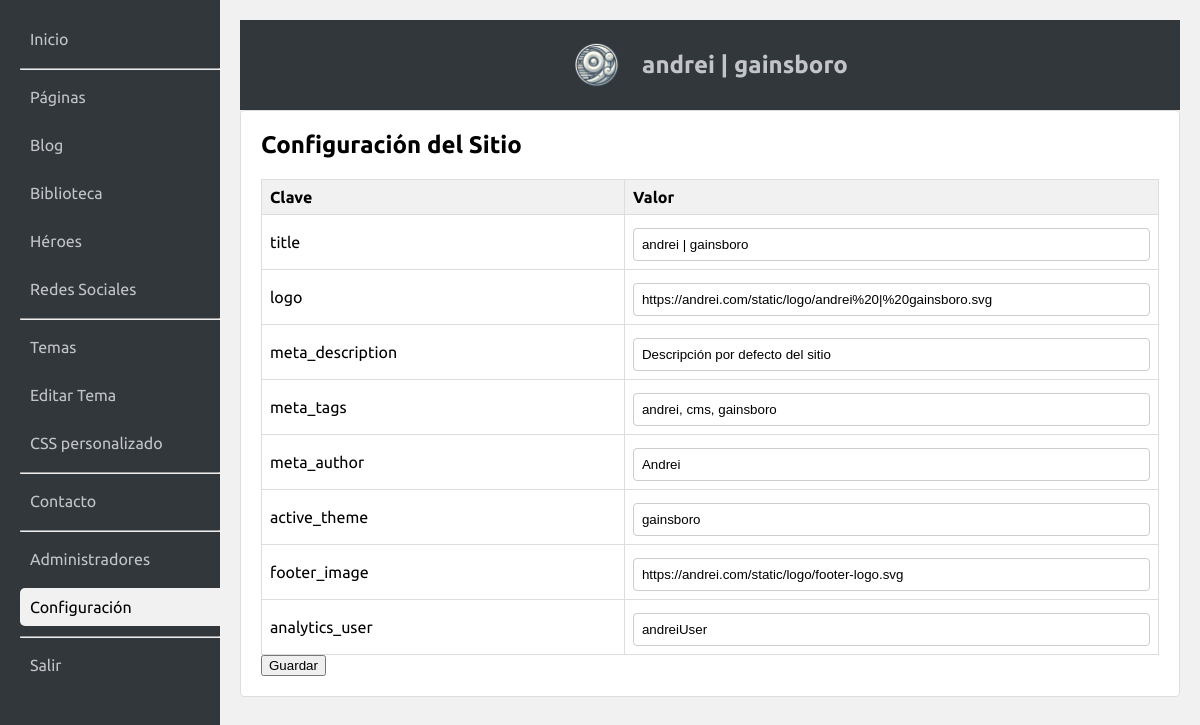
/admin/index.php?action=list_config (signed in), run on the app's committed database.
### tables this page shows
CREATE TABLE config (
    id INTEGER PRIMARY KEY AUTOINCREMENT,
    key TEXT UNIQUE NOT NULL,
    value TEXT NOT NULL
);

### admin/index.php (called while the page is built, shortened)
<?php
require_once 'admin.php';

### admin/funciones/accionactual.php (called while the page is built)
<?php
	function accionActual($accion1, $accion2) {
    return ($accion1 == $accion2) ? ' class="active" ' : '';
}
?>

### admin/acciones/listarconfiguracion.php (the view)
<?php
	if (isset($_POST['save_config'])) {
            foreach ($_POST['config'] as $k => $v) {
                $st = $db->prepare("UPDATE config SET value = :val WHERE key = :key");
                $st->bindValue(':val', $v, SQLITE3_TEXT);
                $st->bindValue(':key', $k, SQLITE3_TEXT);
                $st->execute();
            }
            $message = "<p class='success'>Configuración actualizada.</p>";
        } else {
            $message = '';
        }
        $configs = $db->query("SELECT * FROM config ORDER BY id ASC");
        $html = "<h2>Configuración del Sitio</h2>
                 $message
                 <form method='post'>
                 <table class='admin-table'>
                 <tr><th>Clave</th><th>Valor</th></tr>";
        while ($row = $configs->fetchArray(SQLITE3_ASSOC)) {
            $key = htmlspecialchars($row['key']);
            $val = htmlspecialchars($row['value']);
            $html .= "<tr>
                        <td>$key</td>
                        <td><input type='text' name='config[$key]' value='$val'></td>
                      </tr>";
        }
        $html .= "</table>
                  <button type='submit' name='save_config'>Guardar</button>
                  </form>";
        renderAdmin($html);
?>

### admin/admin.php (shortened to what this page needs)
<?php
include "inc/inicializarbasededatos.php";
include "funciones/accionactual.php";
function renderAdmin($content, $showNav = true) {
    echo "<!DOCTYPE html>
<html>
<head>
    <meta charset='utf-8'>
    <title>andrei | gainsboro</title>
    <link rel='stylesheet' href='admin.css'>
    <link rel='stylesheet' href='https://jocarsa.github.io/jocarsa-lightslateblue/jocarsa%20|%20lightslateblue.css'>
</head>
<body>
<div id='admin-container'>";
    if ($showNav) {
        echo "<div id='admin-sidebar'>
            <nav>
                <a href='?action=dashboard'" . accionActual($_GET['action'] ?? '', 'dashboard') . ">Inicio</a>
                <hr>
                <a href='?action=list_pages'" . accionActual($_GET['action'] ?? '', 'list_pages') . ">Páginas</a>
                <a href='?action=list_blog'" . accionActual($_GET['action'] ?? '', 'list_blog') . ">Blog</a>
                <a href='?action=list_media'" . accionActual($_GET['action'] ?? '', 'list_media') . ">Biblioteca</a>
                <a href='?action=list_heroes'" . accionActual($_GET['action'] ?? '', 'list_heroes') . ">Héroes</a>
                <a href='?action=list_social_media'" . accionActual($_GET['action'] ?? '', 'list_social_media') . ">Redes Sociales</a>
                <hr>
                <a href='?action=list_themes'" . accionActual($_GET['action'] ?? '', 'list_themes') . ">Temas</a>
                <a href='?action=edit_theme'" . accionActual($_GET['action'] ?? '', 'edit_theme') . ">Editar Tema</a>
                <a href='?action=list_custom_css'" . accionActual($_GET['action'] ?? '', 'list_custom_css') . ">CSS personalizado</a>
                <hr>
                <a href='?action=list_contact'" . accionActual($_GET['action'] ?? '', 'list_contact') . ">Contacto</a>
                <hr>
                <a href='?action=list_admins'" . accionActual($_GET['action'] ?? '', 'list_admins') . ">Administradores</a>
                <a href='?action=list_config'" . accionActual($_GET['action'] ?? '', 'list_config') . ">Configuración</a>
                <hr>
                <a href='?action=logout'" . accionActual($_GET['action'] ?? '', 'logout') . ">Salir</a>
            </nav>
        </div>";
    }
    echo "<div id='admin-content'>";
    if ($showNav) {
        echo "<div id='admin-header'>
            <img src='gainsboro.png' alt='URL de la imagen' style='width:50px; margin-right:20px;'>
            <h1>andrei | gainsboro</h1>
        </div>";
    }
    echo "<div class='admin-section'>
            $content
          </div>";
    echo "</div>
</div>
<script src='https://jocarsa.github.io/jocarsa-lightslateblue/jocarsa%20|%20lightslateblue.js'></script>
</body>
</html>";
}
$action = $_GET['action'] ?? 'login';
switch ($action) {
    case 'list_config':
        include "acciones/listarconfiguracion.php";
        break;
}
?>

### admin/admin.css (style rules this page uses)
body { font-family: Ubuntu, sans-serif; margin: 0; padding: 0; background-color: #f1f1f1; display: flex; justify-content: center; align-items: center; height: 100vh; }
#admin-container { display: flex; width: 100%; height: 100%; }
#admin-sidebar { width: 200px; background-color: #32373c; color: #c3c4c7; padding: 20px; padding-right:0px; position: fixed; height: 100vh; }
#admin-sidebar a { color: #c3c4c7; text-decoration: none; display: block; padding: 10px; margin-bottom: 10px; }
#admin-content { margin-left: 220px; padding: 20px; width: calc(100% - 220px); height: 100%; overflow-y: auto; }
#admin-header { background-color: #32373c; color: #c3c4c7; padding: 20px; text-align: center; display: flex; flex-direction: row; flex-wrap: nowrap; justify-content: center; align-items: center; align-content: stretch; }
#admin-header img { width:50px; margin-right:20px; }
#admin-header h1 { margin: 0; font-size: 24px; }
.admin-section { background-color: #fff; border: 1px solid #ddd; border-radius: 4px; padding: 20px; margin-bottom: 20px; }
.admin-section h2 { margin-top: 0; }
.admin-form input, .admin-form textarea, .admin-form select,.admin-table input { width: 100%; padding: 8px; margin-top: 5px; border: 1px solid #ccc; border-radius: 4px; box-sizing:border-box; }
.admin-table { width: 100%; border-collapse: collapse; margin-top: 20px; }
.admin-table th, .admin-table td { border: 1px solid #ddd; padding: 8px; text-align: left; }
.admin-table th { background-color: #f1f1f1; }
.active { background:#f1f1f1; color:black !important; border-radius:5px 0px 0px 5px; }

### data on the page
config: key "title", value "andrei | gainsboro"
config: key "logo", value "https://andrei.com/static/logo/andrei%20|%20gainsboro.svg"
config: key "meta_description", value "Descripción por defecto del sitio"
config: key "meta_tags", value "andrei, cms, gainsboro"
config: key "meta_author", value "Andrei"
config: key "active_theme", value "gainsboro"
config: key "footer_image", value "https://andrei.com/static/logo/footer-logo.svg"
config: key "analytics_user", value "andreiUser"
